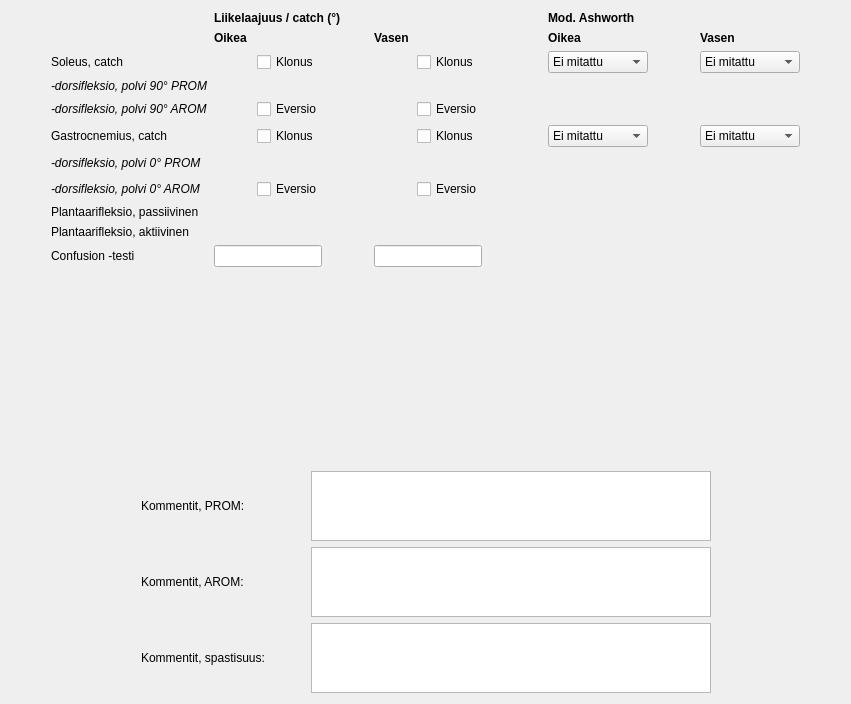
      <widget class="QWidget" name="tabNilkka">
       <attribute name="title">
        <string>Nilkka</string>
       </attribute>
       <layout class="QVBoxLayout" name="verticalLayout_2">
        <item>
         <layout class="QGridLayout" name="gridLayout_11">
          <item row="15" column="5" colspan="2">
           <widget class="QLineEdit" name="lnNilkkaConfusionVas">
            <property name="sizePolicy">
             <sizepolicy hsizetype="Fixed" vsizetype="Fixed">
              <horstretch>0</horstretch>
              <verstretch>0</verstretch>
             </sizepolicy>
            </property>
           </widget>
          </item>
          <item row="15" column="2" colspan="2">
           <widget class="QLineEdit" name="lnNilkkaConfusionOik">
            <property name="sizePolicy">
             <sizepolicy hsizetype="Fixed" vsizetype="Fixed">
              <horstretch>0</horstretch>
              <verstretch>0</verstretch>
             </sizepolicy>
            </property>
           </widget>
          </item>
          <item row="7" column="1">
           <widget class="QLabel" name="label_228">
            <property name="font">
             <font>
              <italic>true</italic>
             </font>
            </property>
            <property name="text">
             <string>-dorsifleksio, polvi 90° PROM</string>
            </property>
           </widget>
          </item>
          <item row="9" column="6">
           <widget class="QCheckBox" name="xbNilkkaGastroKlonusVas">
            <property name="text">
             <string>Klonus</string>
            </property>
           </widget>
          </item>
          <item row="10" column="1">
           <widget class="QLabel" name="label_222">
            <property name="font">
             <font>
              <italic>true</italic>
             </font>
            </property>
            <property name="text">
             <string>-dorsifleksio, polvi 0° PROM</string>
            </property>
           </widget>
          </item>
          <item row="4" column="2">
           <widget class="CheckDegSpinBox" name="csbNilkkaSoleusCatchOik" native="true">
            <property name="defaultText" stdset="0">
             <string>Ei</string>
            </property>
           </widget>
          </item>
          <item row="2" column="5">
           <widget class="QLabel" name="label_220">
            <property name="font">
             <font>
              <weight>75</weight>
              <bold>true</bold>
             </font>
            </property>
            <property name="text">
             <string>Vasen</string>
            </property>
           </widget>
          </item>
          <item row="4" column="6">
           <widget class="QCheckBox" name="xbNilkkaSoleusKlonusVas">
            <property name="text">
             <string>Klonus</string>
            </property>
           </widget>
          </item>
          <item row="2" column="8">
           <widget class="QLabel" name="label_242">
            <property name="font">
             <font>
              <weight>75</weight>
              <bold>true</bold>
             </font>
            </property>
            <property name="text">
             <string>Oikea</string>
            </property>
           </widget>
          </item>
          <item row="1" column="2" colspan="4">
           <widget class="QLabel" name="label_231">
            <property name="font">
             <font>
              <weight>75</weight>
              <bold>true</bold>
             </font>
            </property>
            <property name="text">
             <string>Liikelaajuus / catch (°)</string>
            </property>
            <property name="textFormat">
             <enum>Qt::AutoText</enum>
            </property>
           </widget>
          </item>
          <item row="10" column="0">
           <spacer name="horizontalSpacer_29">
            <property name="orientation">
             <enum>Qt::Horizontal</enum>
            </property>
            <property name="sizeHint" stdset="0">
             <size>
              <width>40</width>
              <height>20</height>
             </size>
            </property>
           </spacer>
          </item>
          <item row="13" column="1">
           <widget class="QLabel" name="label_229">
            <property name="text">
             <string>Plantaarifleksio, passiivinen</string>
            </property>
           </widget>
          </item>
          <item row="4" column="8">
           <widget class="QComboBox" name="cbNilkkaSoleusModAOik">
            <property name="sizePolicy">
             <sizepolicy hsizetype="Fixed" vsizetype="Fixed">
              <horstretch>0</horstretch>
              <verstretch>0</verstretch>
             </sizepolicy>
            </property>
            <property name="minimumSize">
             <size>
              <width>100</width>
              <height>0</height>
             </size>
            </property>
            <item>
             <property name="text">
              <string>Ei mitattu</string>
             </property>
            </item>
            <item>
             <property name="text">
              <string>0</string>
             </property>
            </item>
            <item>
             <property name="text">
              <string>1</string>
             </property>
            </item>
            <item>
             <property name="text">
              <string>1+</string>
             </property>
            </item>
            <item>
             <property name="text">
              <string>2</string>
             </property>
            </item>
            <item>
             <property name="text">
              <string>3</string>
             </property>
            </item>
            <item>
             <property name="text">
              <string>4</string>
             </property>
            </item>
           </widget>
          </item>
          <item row="4" column="10">
           <widget class="QComboBox" name="cbNilkkaSoleusModAVas">
            <property name="sizePolicy">
             <sizepolicy hsizetype="Fixed" vsizetype="Fixed">
              <horstretch>0</horstretch>
              <verstretch>0</verstretch>
             </sizepolicy>
            </property>
            <property name="minimumSize">
             <size>
              <width>100</width>
              <height>0</height>
             </size>
            </property>
            <item>
             <property name="text">
              <string>Ei mitattu</string>
             </property>
            </item>
            <item>
             <property name="text">
              <string>0</string>
             </property>
            </item>
            <item>
             <property name="text">
              <string>1</string>
             </property>
            </item>
            <item>
             <property name="text">
              <string>1+</string>
             </property>
            </item>
            <item>
             <property name="text">
              <string>2</string>
             </property>
            </item>
            <item>
             <property name="text">
              <string>3</string>
             </property>
            </item>
            <item>
             <property name="text">
              <string>4</string>
             </property>
            </item>
           </widget>
          </item>
          <item row="15" column="12">
           <spacer name="horizontalSpacer_30">
            <property name="orientation">
             <enum>Qt::Horizontal</enum>
            </property>
            <property name="sizeHint" stdset="0">
             <size>
              <width>40</width>
              <height>20</height>
             </size>
            </property>
           </spacer>
          </item>
          <item row="4" column="5">
           <widget class="CheckDegSpinBox" name="csbNilkkaSoleusCatchVas" native="true">
            <property name="defaultText" stdset="0">
             <string>Ei</string>
            </property>
           </widget>
          </item>
          <item row="8" column="1">
           <widget class="QLabel" name="label_249">
            <property name="font">
             <font>
              <italic>true</italic>
             </font>
            </property>
            <property name="text">
             <string>-dorsifleksio, polvi 90° AROM</string>
            </property>
           </widget>
          </item>
          <item row="2" column="2">
           <widget class="QLabel" name="label_235">
            <property name="font">
             <font>
              <weight>75</weight>
              <bold>true</bold>
             </font>
            </property>
            <property name="text">
             <string>Oikea</string>
            </property>
           </widget>
          </item>
          <item row="13" column="5">
           <widget class="CheckDegSpinBox" name="csbNilkkaPlantaarifleksioPROMVas" native="true"/>
          </item>
          <item row="13" column="2">
           <widget class="CheckDegSpinBox" name="csbNilkkaPlantaarifleksioPROMOik" native="true"/>
          </item>
          <item row="2" column="10">
           <widget class="QLabel" name="label_253">
            <property name="font">
             <font>
              <weight>75</weight>
              <bold>true</bold>
             </font>
            </property>
            <property name="text">
             <string>Vasen</string>
            </property>
           </widget>
          </item>
          <item row="4" column="3">
           <widget class="QCheckBox" name="xbNilkkaSoleusKlonusOik">
            <property name="text">
             <string>Klonus</string>
            </property>
           </widget>
          </item>
          <item row="9" column="2">
           <widget class="CheckDegSpinBox" name="csbNilkkaGastroCatchOik" native="true">
            <property name="defaultText" stdset="0">
             <string>Ei</string>
            </property>
           </widget>
          </item>
          <item row="11" column="1">
           <widget class="QLabel" name="label_227">
            <property name="font">
             <font>
              <italic>true</italic>
             </font>
            </property>
            <property name="text">
             <string>-dorsifleksio, polvi 0° AROM</string>
            </property>
           </widget>
          </item>
          <item row="9" column="8">
           <widget class="QComboBox" name="cbNilkkaGastroModAOik">
            <property name="sizePolicy">
             <sizepolicy hsizetype="Fixed" vsizetype="Fixed">
              <horstretch>0</horstretch>
              <verstretch>0</verstretch>
             </sizepolicy>
            </property>
            <property name="minimumSize">
             <size>
              <width>100</width>
              <height>0</height>
             </size>
            </property>
            <item>
             <property name="text">
              <string>Ei mitattu</string>
             </property>
            </item>
            <item>
             <property name="text">
              <string>0</string>
             </property>
            </item>
            <item>
             <property name="text">
              <string>1</string>
             </property>
            </item>
            <item>
             <property name="text">
              <string>1+</string>
             </property>
            </item>
            <item>
             <property name="text">
              <string>2</string>
             </property>
            </item>
            <item>
             <property name="text">
              <string>3</string>
             </property>
            </item>
            <item>
             <property name="text">
              <string>4</string>
             </property>
            </item>
           </widget>
          </item>
          <item row="9" column="1">
           <widget class="QLabel" name="label_248">
            <property name="text">
             <string>Gastrocnemius, catch</string>
            </property>
           </widget>
          </item>
          <item row="9" column="3">
           <widget class="QCheckBox" name="xbNilkkaGastroKlonusOik">
            <property name="text">
             <string>Klonus</string>
            </property>
           </widget>
          </item>
          <item row="9" column="10">
           <widget class="QComboBox" name="cbNilkkaGastroModAVas">
            <property name="sizePolicy">
             <sizepolicy hsizetype="Fixed" vsizetype="Fixed">
              <horstretch>0</horstretch>
              <verstretch>0</verstretch>
             </sizepolicy>
            </property>
            <property name="minimumSize">
             <size>
              <width>100</width>
              <height>0</height>
             </size>
            </property>
            <item>
             <property name="text">
              <string>Ei mitattu</string>
             </property>
            </item>
            <item>
             <property name="text">
              <string>0</string>
             </property>
            </item>
            <item>
             <property name="text">
              <string>1</string>
             </property>
            </item>
            <item>
             <property name="text">
              <string>1+</string>
             </property>
            </item>
            <item>
             <property name="text">
              <string>2</string>
             </property>
            </item>
            <item>
             <property name="text">
              <string>3</string>
             </property>
            </item>
            <item>
             <property name="text">
              <string>4</string>
             </property>
            </item>
           </widget>
          </item>
          <item row="9" column="5">
           <widget class="CheckDegSpinBox" name="csbNilkkaGastroCatchVas" native="true">
            <property name="defaultText" stdset="0">
             <string>Ei</string>
            </property>
           </widget>
          </item>
          <item row="1" column="8" colspan="3">
           <widget class="QLabel" name="label_232">
            <property name="font">
             <font>
              <weight>75</weight>
              <bold>true</bold>
             </font>
            </property>
            <property name="text">
             <string>Mod. Ashworth</string>
            </property>
            <property name="textFormat">
             <enum>Qt::AutoText</enum>
            </property>
           </widget>
          </item>
          <item row="15" column="1">
           <widget class="QLabel" name="label_224">
            <property name="text">
             <string>Confusion -testi</string>
            </property>
           </widget>
          </item>
          <item row="4" column="1">
           <widget class="QLabel" name="label_247">
            <property name="text">
             <string>Soleus, catch</string>
            </property>
           </widget>
          </item>
          <item row="8" column="2">
           <widget class="CheckDegSpinBox" name="csbNilkkaDorsifPolvi90AROMOik" native="true"/>
          </item>
          <item row="10" column="2">
           <widget class="CheckDegSpinBox" name="csbNilkkaDorsifPolvi0PROMOik" native="true"/>
          </item>
          <item row="10" column="5">
           <widget class="CheckDegSpinBox" name="csbNilkkaDorsifPolvi0PROMVas" native="true"/>
          </item>
          <item row="7" column="2">
           <widget class="CheckDegSpinBox" name="csbNilkkaDorsifPolvi90PROMOik" native="true"/>
          </item>
          <item row="7" column="5">
           <widget class="CheckDegSpinBox" name="csbNilkkaDorsifPolvi90PROMVas" native="true"/>
          </item>
          <item row="11" column="2">
           <widget class="CheckDegSpinBox" name="csbNilkkaDorsifPolvi0AROMOik" native="true"/>
          </item>
          <item row="4" column="9">
           <spacer name="horizontalSpacer_14">
            <property name="orientation">
             <enum>Qt::Horizontal</enum>
            </property>
            <property name="sizeType">
             <enum>QSizePolicy::Fixed</enum>
            </property>
            <property name="sizeHint" stdset="0">
             <size>
              <width>40</width>
              <height>20</height>
             </size>
            </property>
           </spacer>
          </item>
          <item row="11" column="5">
           <widget class="CheckDegSpinBox" name="csbNilkkaDorsifPolvi0AROMVas" native="true"/>
          </item>
          <item row="4" column="7">
           <spacer name="horizontalSpacer_15">
            <property name="orientation">
             <enum>Qt::Horizontal</enum>
            </property>
            <property name="sizeType">
             <enum>QSizePolicy::Fixed</enum>
            </property>
            <property name="sizeHint" stdset="0">
             <size>
              <width>60</width>
              <height>20</height>
             </size>
            </property>
           </spacer>
          </item>
          <item row="8" column="5">
           <widget class="CheckDegSpinBox" name="csbNilkkaDorsifPolvi90AROMVas" native="true"/>
          </item>
          <item row="4" column="4">
           <spacer name="horizontalSpacer_12">
            <property name="orientation">
             <enum>Qt::Horizontal</enum>
            </property>
            <property name="sizeType">
             <enum>QSizePolicy::Fixed</enum>
            </property>
            <property name="sizeHint" stdset="0">
             <size>
              <width>40</width>
              <height>20</height>
             </size>
            </property>
           </spacer>
          </item>
          <item row="14" column="1">
           <widget class="QLabel" name="label_230">
            <property name="text">
             <string>Plantaarifleksio, aktiivinen</string>
            </property>
           </widget>
          </item>
          <item row="14" column="2">
           <widget class="CheckDegSpinBox" name="csbNilkkaPlantaarifleksioAROMOik" native="true"/>
          </item>
          <item row="14" column="5">
           <widget class="CheckDegSpinBox" name="csbNilkkaPlantaarifleksioAROMVas" native="true"/>
          </item>
          <item row="11" column="3">
           <widget class="QCheckBox" name="xbNilkkaDorsifPolvi0AROMEversioOik">
            <property name="text">
             <string>Eversio</string>
            </property>
           </widget>
          </item>
          <item row="8" column="3">
           <widget class="QCheckBox" name="xbNilkkaDorsifPolvi90AROMEversioOik">
            <property name="text">
             <string>Eversio</string>
            </property>
           </widget>
          </item>
          <item row="11" column="6">
           <widget class="QCheckBox" name="xbNilkkaDorsifPolvi0AROMEversioVas">
            <property name="text">
             <string>Eversio</string>
            </property>
           </widget>
          </item>
          <item row="8" column="6">
           <widget class="QCheckBox" name="xbNilkkaDorsifPolvi90AROMEversioVas">
            <property name="text">
             <string>Eversio</string>
            </property>
           </widget>
          </item>
         </layout>
        </item>
        <item>
         <spacer name="verticalSpacer_3">
          <property name="orientation">
           <enum>Qt::Vertical</enum>
          </property>
          <property name="sizeHint" stdset="0">
           <size>
            <width>20</width>
            <height>198</height>
           </size>
          </property>
         </spacer>
        </item>
        <item>
         <layout class="QGridLayout" name="gridLayout_6">
          <item row="0" column="7">
           <spacer name="horizontalSpacer_31">
            <property name="orientation">
             <enum>Qt::Horizontal</enum>
            </property>
            <property name="sizeHint" stdset="0">
             <size>
              <width>40</width>
              <height>20</height>
             </size>
            </property>
           </spacer>
          </item>
          <item row="3" column="3">
           <widget class="QTextEdit" name="cmtNilkkaSpast">
            <property name="sizePolicy">
             <sizepolicy hsizetype="Fixed" vsizetype="Fixed">
              <horstretch>0</horstretch>
              <verstretch>0</verstretch>
             </sizepolicy>
            </property>
            <property name="minimumSize">
             <size>
              <width>400</width>
              <height>70</height>
             </size>
            </property>
            <property name="maximumSize">
             <size>
              <width>400</width>
              <height>70</height>
             </size>
            </property>
           </widget>
          </item>
          <item row="0" column="1">
           <widget class="QLabel" name="label_39">
            <property name="text">
             <string>Kommentit, PROM:</string>
            </property>
           </widget>
          </item>
          <item row="0" column="0">
           <spacer name="horizontalSpacer_32">
            <property name="orientation">
             <enum>Qt::Horizontal</enum>
            </property>
            <property name="sizeHint" stdset="0">
             <size>
              <width>40</width>
              <height>20</height>
             </size>
            </property>
           </spacer>
          </item>
          <item row="1" column="3">
           <widget class="QTextEdit" name="cmtNilkkaAROM">
            <property name="sizePolicy">
             <sizepolicy hsizetype="Fixed" vsizetype="Fixed">
              <horstretch>0</horstretch>
              <verstretch>0</verstretch>
             </sizepolicy>
            </property>
            <property name="minimumSize">
             <size>
              <width>400</width>
              <height>70</height>
             </size>
            </property>
            <property name="maximumSize">
             <size>
              <width>400</width>
              <height>70</height>
             </size>
            </property>
           </widget>
          </item>
          <item row="3" column="1">
           <widget class="QLabel" name="label_40">
            <property name="text">
             <string>Kommentit, spastisuus:</string>
            </property>
           </widget>
          </item>
          <item row="1" column="1">
           <widget class="QLabel" name="label_41">
            <property name="text">
             <string>Kommentit, AROM:</string>
            </property>
           </widget>
          </item>
          <item row="0" column="3">
           <widget class="QTextEdit" name="cmtNilkkaPROM">
            <property name="sizePolicy">
             <sizepolicy hsizetype="Fixed" vsizetype="Fixed">
              <horstretch>0</horstretch>
              <verstretch>0</verstretch>
             </sizepolicy>
            </property>
            <property name="minimumSize">
             <size>
              <width>400</width>
              <height>70</height>
             </size>
            </property>
            <property name="maximumSize">
             <size>
              <width>400</width>
              <height>70</height>
             </size>
            </property>
           </widget>
          </item>
          <item row="0" column="2">
           <spacer name="horizontalSpacer_33">
            <property name="orientation">
             <enum>Qt::Horizontal</enum>
            </property>
            <property name="sizeType">
             <enum>QSizePolicy::Fixed</enum>
            </property>
            <property name="sizeHint" stdset="0">
             <size>
              <width>40</width>
              <height>20</height>
             </size>
            </property>
           </spacer>
          </item>
         </layout>
        </item>
       </layout>
      </widget>
